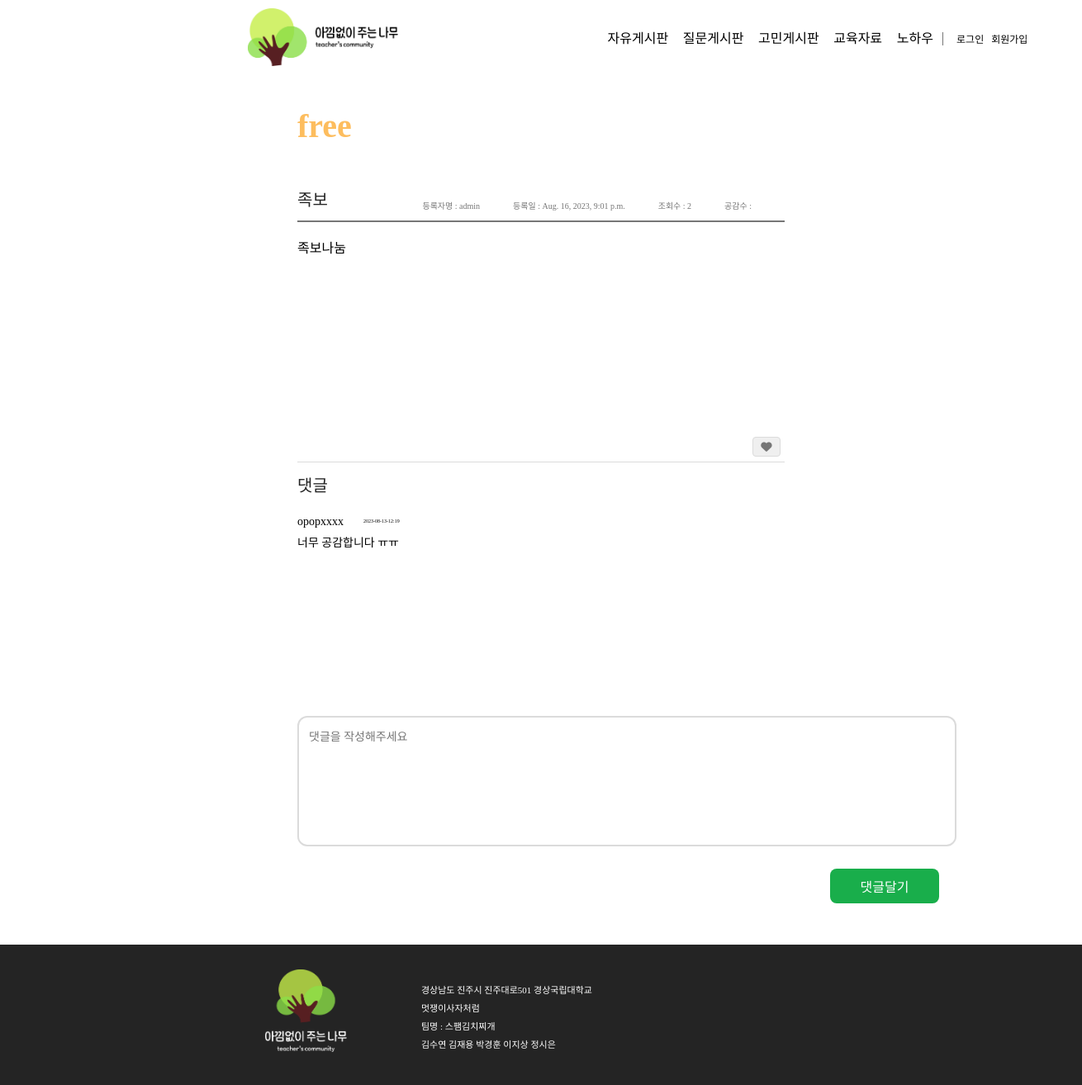
Before: /detail/1 with the older database file.
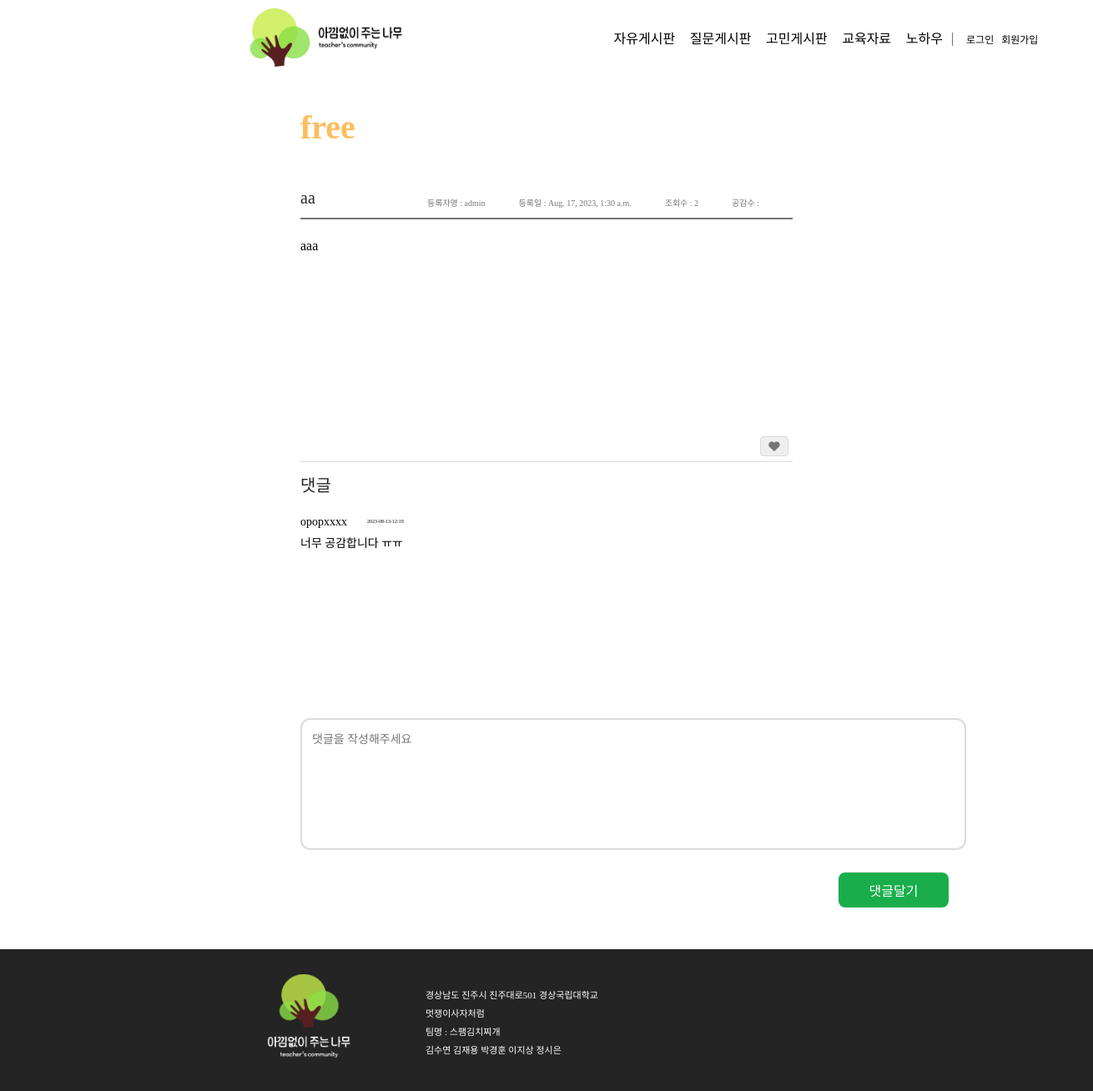
After: the same page with the newer database file.
### teacher_community/models.py (models this page shows, shortened)
class Post(models.Model):
    author = models.ForeignKey(Teacher, related_name='post_author', on_delete=models.CASCADE)
    title = models.CharField(max_length=255)
    content = models.TextField()
    created_at = models.DateTimeField(auto_now_add=True)
    updated_at = models.DateTimeField(auto_now=True)
    views = models.PositiveIntegerField(default=0)  # 조회수 필드 추가
    category = models.CharField(max_length=10)
    file = models.FileField(upload_to='post_files/', blank=True, null=True)  # 파일 첨부 필드
    def increase_views(self):
        self.views += 1
        self.save()
    class Meta:
        ordering = ['-created_at']  # 최신 글이 먼저 오도록 정렬

class Teacher(AbstractUser):
    license = models.ImageField(upload_to='teacher_id_proofs/')
    def __str__(self):
        return self.username

### teacher_community/views.py (the view)
# urls.py: path('detail/<int:post_id>', views.detail, name='detail'),
def detail(request, post_id):
    post_detail = get_object_or_404(Post, pk=post_id)
    post_detail.increase_views()
    return render(request, 'detail.html', {'post_detail': post_detail})

### templates/detail.html (shortened to what this page needs)
{% extends 'nav_footer.html' %}
{% load static %}
{% block content %}
<!DOCTYPE html>
<html lang="ko">
<head>
    <link rel="stylesheet" href="{% static 'css/board_detail.css' %}">
</head>
<body>
    <div class="write_wrapper">
        <div class="Title">
            <h2>{{post_detail.category}}</h2>
        </div>
        <div class="Write">
            <h4>{{post_detail.title}}</h4>
            <div class="Write_1">
                <p>등록자명 : {{post_detail.author}}</p>
                <p>등록일 : {{post_detail.created_at}}</p>
                <p>조회수 : {{post_detail.views}}</p>
                <p>공감수 :</p>
            </div>
        </div>
        <form class="content_wrapper">
            <div class="content_1">
                <div class="content">
                    <p>{{post_detail.content}}</p>
                </div>
                <div class="btn_wrapper">
                    <button class="like_btn" id="like_Btn"><i class="fa-solid fa-heart"></i></button>
                </div>
            </div>
            <div class="comment">
                <h4>댓글</h4>
                <div class="comment_id">
                    <div class="comment_id2">
                        opopxxxx
                    </div>
                    <div class="comment_date">
                        2023-08-13-12:19
                    </div>
                </div>
                <div class="comment_ct">
                    너무 공감합니다 ㅠㅠ
                </div>
            </div>
        </form>
        <div class="write_form">
            <textarea class="comment_write" placeholder="댓글을 작성해주세요" cols="110" rows="10"></textarea>
        </div>
        <button class="post_btn">댓글달기</button>
    </div>
</body>
</html>
{% endblock %}

Changed rows visible on the page:
changed Post "free": title "족보" → "aa"; created_at "Aug. 16, 2023, 9:01 p.m." → "Aug. 17, 2023, 1:30 a.m."; content "족보나눔" → "aaa"
